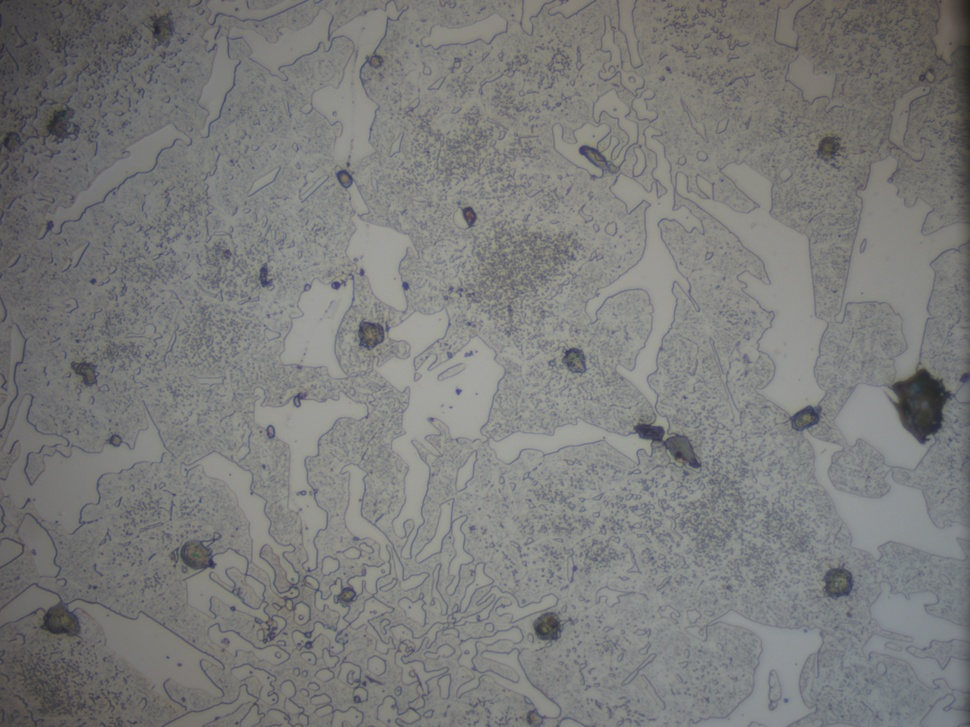
#> input picture data/raw/12 Mpx 4608x3456px a 500X/FT_500X_A.jpg, 970 x 727 px, shrunk from 4608 x 3456 before the run
$ python -i semanticSegmentation.py   (imports and definitions only)
#> lines starting #> are read from the running program, lines starting #| are printed output that depends on the picture; after the words box and inside, x2 and y2 are one past the last pixel; in counts of white or black regions, pixels touching at a corner belong together
### src/config.py
import os
from pathlib import Path
from typing import Union, List, Optional
import glob

# Obtener la ruta base del proyecto
PROJECT_ROOT = Path(__file__).parent.parent
print(f"Directorio raíz del proyecto: {PROJECT_ROOT}")

# Rutas principales del proyecto
SRC_DIR = PROJECT_ROOT / 'src'
DATA_DIR = PROJECT_ROOT / 'data'
OUTPUTS_DIR = PROJECT_ROOT / 'outputs'

# Rutas de datos
RAW_DATA_DIR = DATA_DIR / 'raw'
PROCESSED_DATA_DIR = DATA_DIR / 'processed'

# Rutas de salida
IMAGE_MEASUREMENTS_DIR = OUTPUTS_DIR / 'image_measurements'
SCATTERS_DIR = OUTPUTS_DIR / 'scatters'
HISTOGRAMS_DIR = OUTPUTS_DIR / 'histograms'

# Rutas de código fuente
LABELING_DIR = SRC_DIR / 'labeling'
SEGMENTATION_DIR = SRC_DIR / 'segmentation'
EDGES_DIR = SRC_DIR / 'edges'

# Rutas configurables para datos raw
# Estas rutas pueden ser modificadas por el técnico encargado
RAW_DATA_PATHS = {
    'extras': RAW_DATA_DIR / 'extras',
    'internet': RAW_DATA_DIR / 'internet',
    'high_res': RAW_DATA_DIR / '12 Mpx 4608x3456px a 500X'
}

# [12 lines left out: function update_raw_data_path, not called in this run]

def create_directories():
    """Crea todos los directorios necesarios si no existen."""
    print("\nCreando directorios del proyecto...")

    directories = [
        SRC_DIR,
        DATA_DIR,
        OUTPUTS_DIR,
        RAW_DATA_DIR,
        PROCESSED_DATA_DIR,
        IMAGE_MEASUREMENTS_DIR,
        SCATTERS_DIR,
        HISTOGRAMS_DIR,
        LABELING_DIR,
        SEGMENTATION_DIR,
        EDGES_DIR
    ]

    for directory in directories:
        try:
            directory.mkdir(parents=True, exist_ok=True)
            print(f"✓ Directorio creado/verificado: {directory}")
        except Exception as e:
            print(f"✗ Error al crear directorio {directory}: {str(e)}")

    # Crear directorios de datos raw configurables
    print("\nCreando directorios de datos raw...")
    for key, path in RAW_DATA_PATHS.items():
        try:
            path.mkdir(parents=True, exist_ok=True)
            print(f"✓ Directorio raw creado/verificado: {key} -> {path}")
        except Exception as e:
            print(f"✗ Error al crear directorio raw {key}: {str(e)}")

# [89 lines left out: functions verify_path, get_files_in_directory, get_raw_data_files, get_output_path, ensure_directory_exists, not called in this run]

# Crear directorios al importar el módulo
print("\n=== Inicializando configuración del proyecto ===")
create_directories()
print("=== Configuración completada ===\n")

### src/segmentation/semanticSegmentation.py
# https://youtu.be/65qPtD6khzg
"""
Create border pixels from binary masks.
We can include these border pixels as another class to train a multiclass semantic segmenter
What is the advantage?
We can use border pixels to perform watershed and achieve 'instance' segmentation.

"""

import cv2
import numpy as np
# import matplotlib.pyplot as plt # Ya no es necesario para guardar directamente
from pathlib import Path
from src.config import (
    PROCESSED_DATA_DIR,
    ensure_directory_exists
)

# === CONFIGURACIÓN DE RUTAS ===
ruta_imagenes_canny = PROCESSED_DATA_DIR / 'canny_edges'
ruta_mascara_salida = PROCESSED_DATA_DIR / 'borderMasks'

# Crear/limpiar directorio de salida
# [1 line not run here, left out]

#Function to define border.
#Just erode some pixels into objects and dilate tooutside the objects.
#This region would be the border. Replace border pixel value to something other than 255.
def generate_border(image, border_size=5, n_erosions=1):

    erosion_kernel = np.ones((1,1), np.uint8)      ## Start by eroding edge pixels
    eroded_image = cv2.erode(image, erosion_kernel, iterations=n_erosions)

    ## Define the kernel size for dilation based on the desired border size (Add 1 to keep it odd)
    kernel_size = 2*border_size + 1
    dilation_kernel = np.ones((kernel_size, kernel_size), np.uint8)   #Kernel to be used for dilation
    dilated  = cv2.dilate(eroded_image, dilation_kernel, iterations = 1)
    #plt.imshow(dilated, cmap='gray')

    ## Replace 255 values to 127 for all pixels. Eventually we will only define border pixels with this value
    dilated_127 = np.where(dilated == 255, 127, dilated)

    #In the above dilated image, convert the eroded object parts to pixel value 255
    #What's remaining with a value of 127 would be the boundary pixels.
    original_with_border = np.where(eroded_image > 127, 255, dilated_127)

    #plt.imshow(original_with_border,cmap='gray')

    return original_with_border

# Nueva función para procesar una sola imagen Canny y guardar la máscara con borde
def process_canny_for_border_mask(input_canny_path, output_directory):
#> called with output_directory = 'out.png'
    name = Path(input_canny_path).stem  # Extract name without extension

    img = cv2.imread(str(input_canny_path), cv2.IMREAD_GRAYSCALE)
#> img: shape (727, 970); min 32, max 166, mean 123.7
    if img is None:
        print(f"Advertencia: No se pudo cargar la imagen {input_canny_path}. Saltando...")
        return None

    # Asegurarse de que la imagen de entrada sea binaria para generate_border
    _, binary_image = cv2.threshold(img, 127, 255, cv2.THRESH_BINARY)
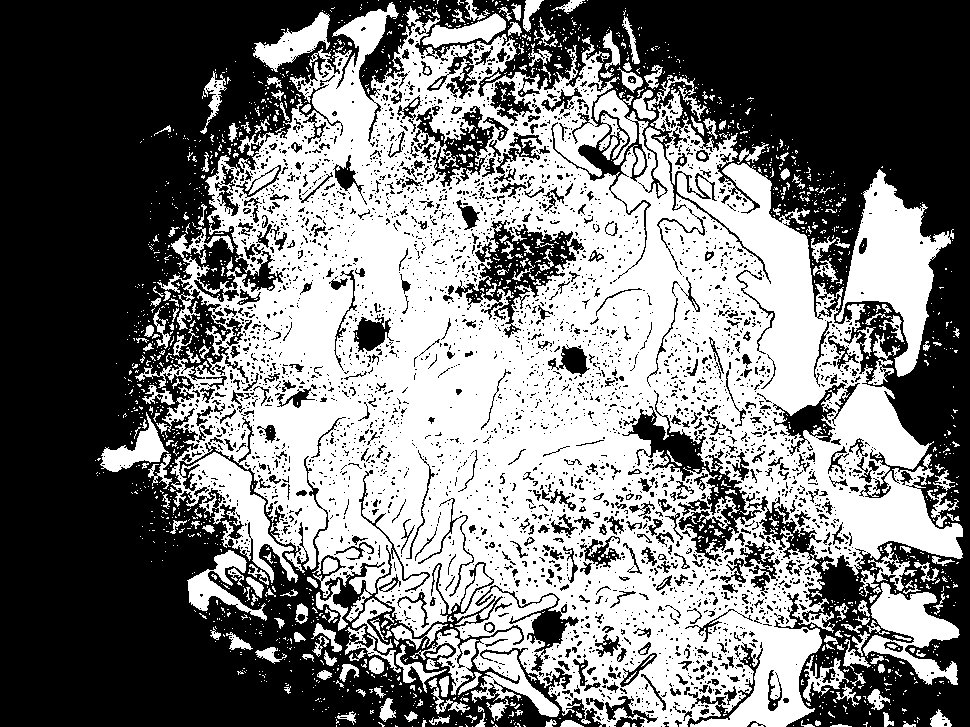
#> binary_image: shape (727, 970); 47.9% white; 1889 white regions (1651 under 20 px), largest, box (x1, y1, x2, y2) and area: (135, 2, 963, 727) 287730, (836, 169, 954, 377) 9725, (863, 582, 960, 685) 4274

    processed_image = generate_border(binary_image, border_size=5, n_erosions=1)
#> in generate_border, `dilated  = cv2.dilate(eroded_image, dilation_kernel, iterations = 1)`:
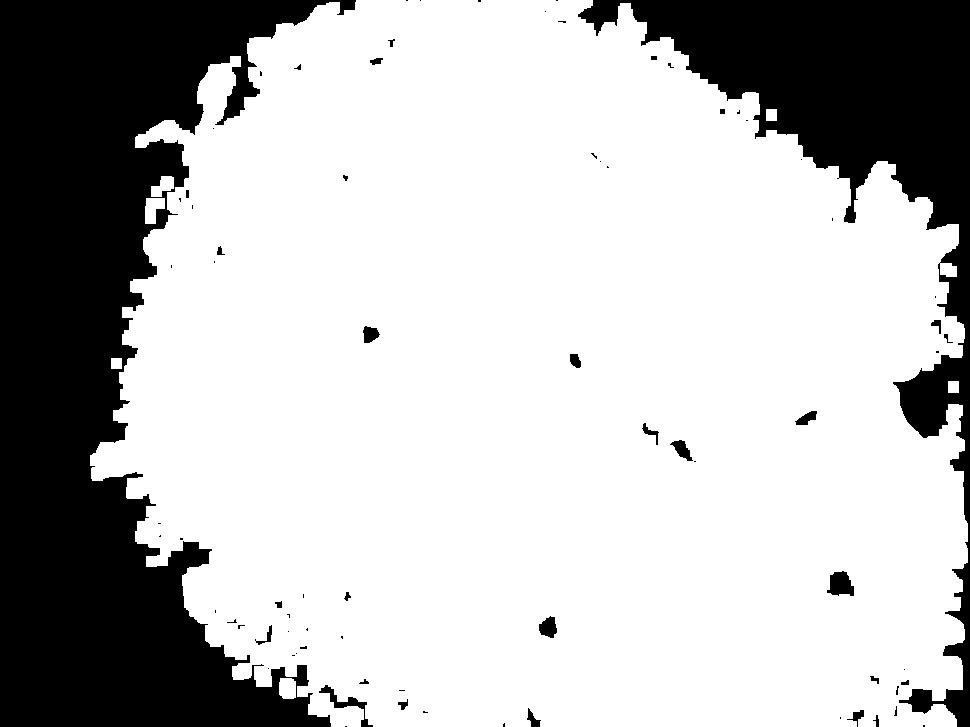
#> dilated: shape (727, 970); 73.1% white; 77 black regions (47 under 20 px), largest, box (x1, y1, x2, y2) and area: (0, 0, 356, 727) 130484, (578, 0, 970, 727) 56262, (827, 571, 854, 596) 478
#> in generate_border, `original_with_border = np.where(eroded_image > 127, 255, dilated_127)`:
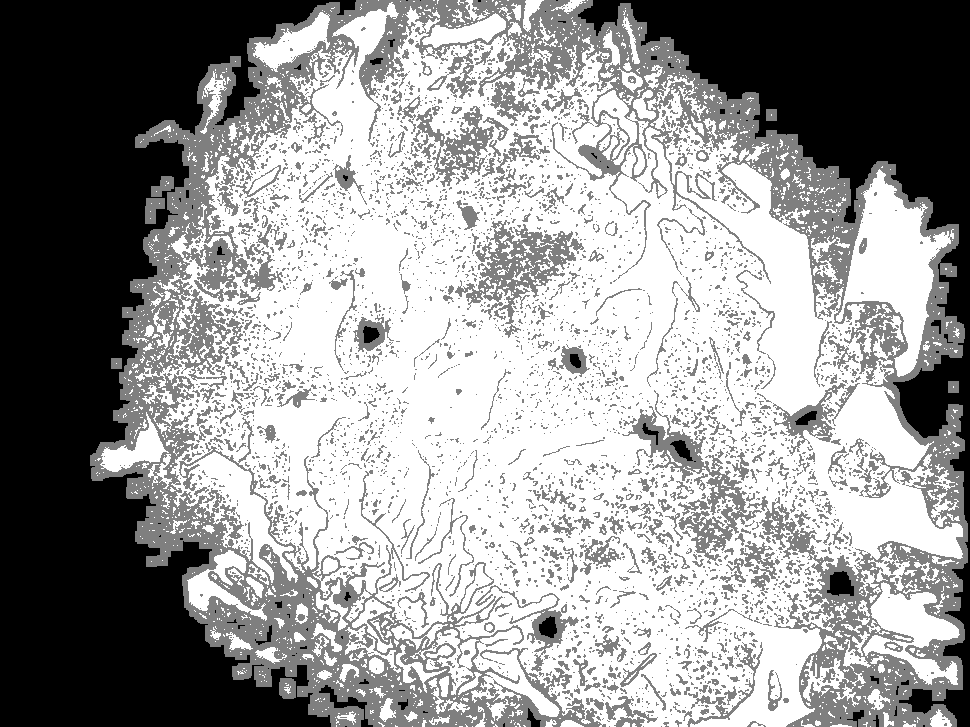
#> original_with_border: shape (727, 970); min 0, max 255, mean 154.2

    # Guardar imágenes con el mismo nombre que la imagen Canny original
#> (the run stopped early here; a loop or call above may not have finished)

$ run again, on data/raw/internet/imagen.jpg
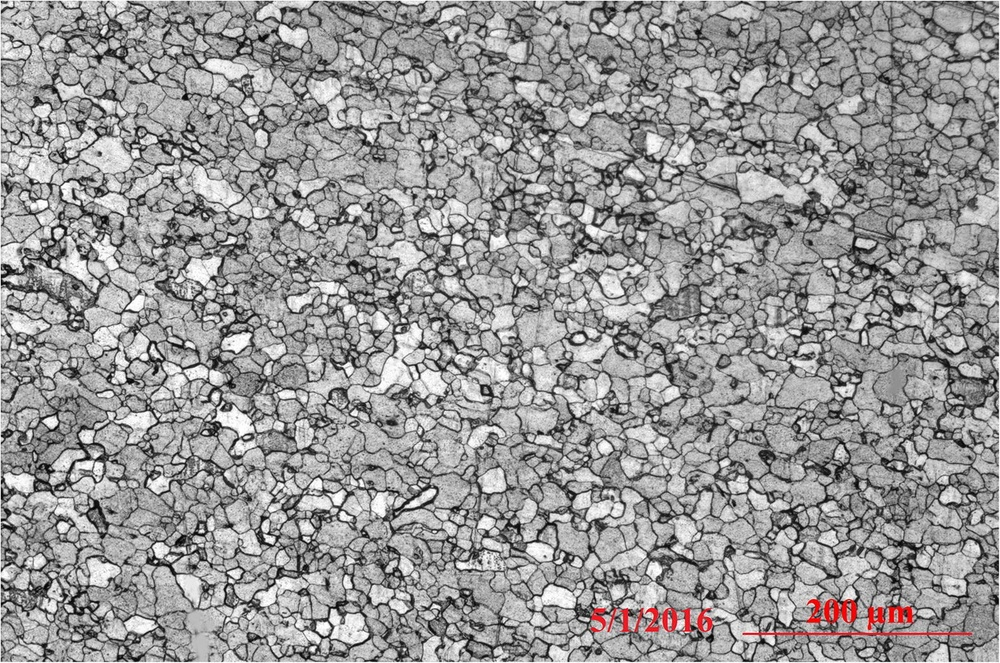
#> input picture data/raw/internet/imagen.jpg, 1000 x 663 px, shrunk from 1575 x 1045 before the run
#> in process_canny_for_border_mask, `_, binary_image = cv2.threshold(img, 127, 255, cv2.THRESH_BINARY)`:
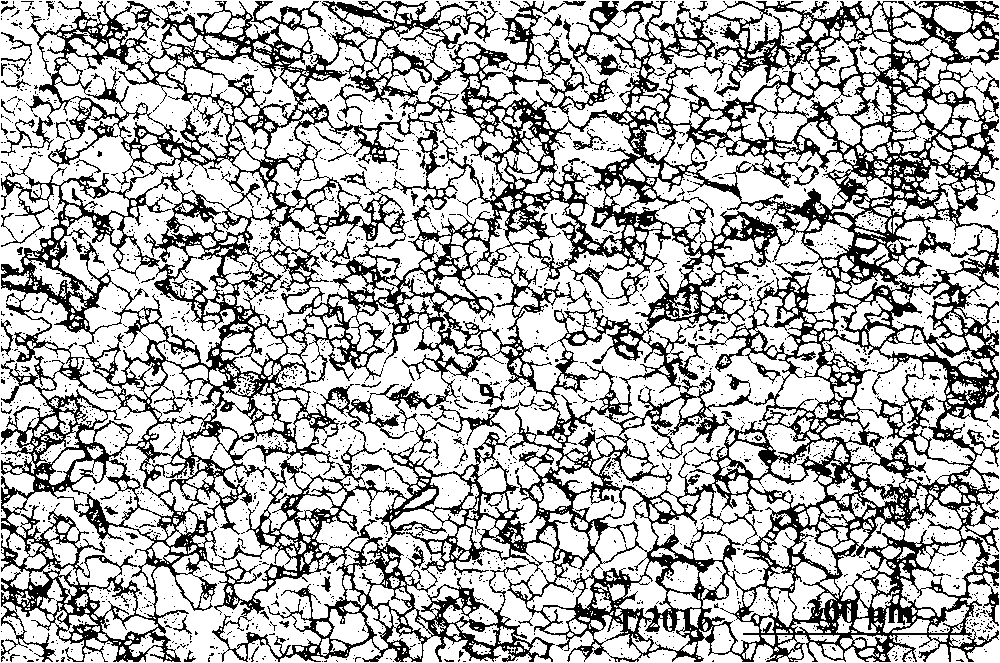
#> binary_image: shape (663, 1000); 70.3% white; 2648 black regions (2560 under 20 px), largest, box (x1, y1, x2, y2) and area: (1, 1, 999, 662) 185871, (1, 32, 32, 77) 233, (974, 72, 999, 118) 218
#> dilated: shape (663, 1000); every value is 255
#> dilated_127: shape (663, 1000); every value is 127
